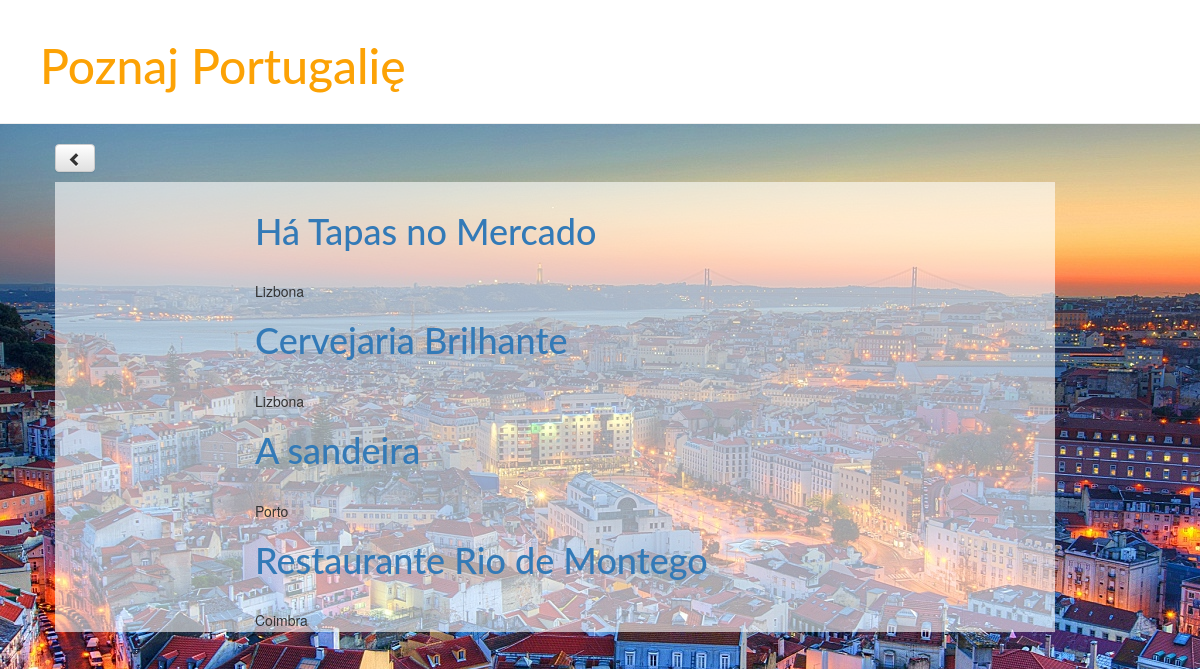
Screenshot of /restaurante with the database file from the repository.
### blog/models.py (models this page shows, shortened)
class Recommended(models.Model):
		city = models.ForeignKey(Place, related_name='recommendeds')
		category = models.CharField(max_length=250)
		name = models.CharField(max_length=200)
		address = models.CharField(max_length=200)
		body = models.TextField()

class Place(models.Model):
		name = models.CharField(max_length=200)
		parametr = models.CharField(max_length=30)
		text = models.TextField()
		image = models.FileField(null=True, blank=True)
		def __str__(self):
			return self.name

### blog/views.py (the view)
# urls.py: url(r'^restaurante', views.restaurante_list, name='restaurante_list'),
def restaurante_list(request):
    restaurantes = Recommended.objects.all()
    template = 'blog/restaurante_list.html'
    context = {'restaurantes': restaurantes}
    return render(request, template, context)

### blog/templates/blog/restaurante_list.html
{% extends 'blog/base.html' %}
{% block content %}
    <a class="btn btn-default" href="{% url 'place_list' %}"><span class="glyphicon glyphicon-chevron-left"></span></a>
    <div class="place">
        {% for recommended in restaurantes %}
            {% if recommended.category == 'Restauracja' %}
                <a href = "{% url 'restaurante_detail' pk=recommended.pk %}"><h1>{{ recommended.name }}</h1></a>
                <br>{{ recommended.city }}
            {% endif %}
        {% empty %}
            Is empty?!
        {% endfor %}
    </div>
{% endblock %}

### blog/static/css/blog.css (style rules this page uses)
body { background-image: url('images/flag.jpg'); background-attachment: fixed; background-size: 100%; width: 100%; background-repeat: no-repeat; }
h1, h2, h3, h4 { font-family: 'Lato', cursive; }
.place { background-color: rgba(255, 255, 255, 0.6); margin-left: 0px; padding-top: 10px; padding-bottom: 20px; padding-left: 200px; padding-right: 200px; margin-top: 10px; margin-bottom: 10px; height: 450px; width: 1000px; text-decoration: none; }

### rows the page displays
Recommended: name "Há Tapas no Mercado", city "Lizbona"
Recommended: name "Cervejaria Brilhante", city "Lizbona"
Recommended: name "A sandeira", city "Porto"
Recommended: name "Restaurante Rio de Montego", city "Coimbra"
